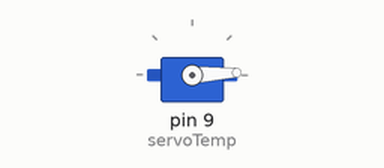
The sketch below on a simulated Arduino Uno, built with avr-gcc and run on an emulated ATmega328P. On the bench: servo.

Above: at 0.05 s.
At 1.3 s:
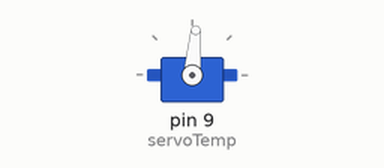
At 2.6 s:
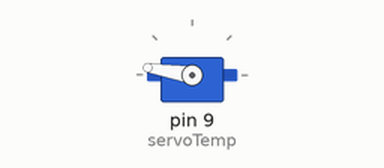
At 5.2 s:
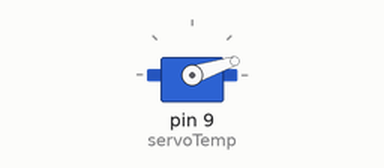
Timing chart, 0 to 7.1 s (numbered marks = the images above):
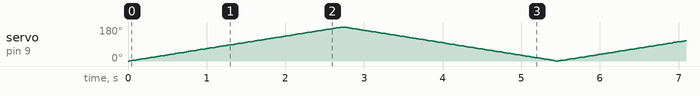

The sketch:

SG90_Sweep_Test.ino
```cpp
// SG90 Microservo sweep test motion
#include<Servo.h>

// Initializes servo object
Servo servoTemp;

int pos = 0; // Initializes servo position

void setup() {
 servoTemp.attach(9);   // Attaches servos to pin 9
}

void loop() {
 // Sweeps 180 degrees in increments of 1
  for (pos = 0; pos <= 180; pos += 1) {
  servoTemp.write(pos);
  delay(15);
 }

 // Sweeps back to 0 degrees
  for (pos = 180; pos >= 0; pos -= 1) {
   servoTemp.write(pos);
   delay(15);
  }

}
```
